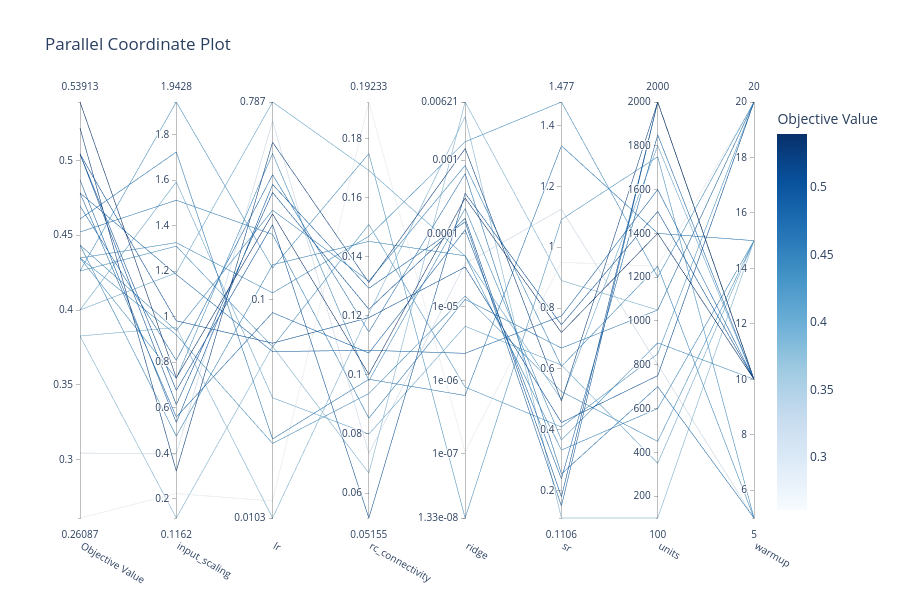

The notebook cell this image was saved under:
### Code cell
# Plot parallel coordinate
fig = plot_parallel_coordinate(study)
fig.update_layout(title="Parallel Coordinate Plot", height=600)
fig.show()
